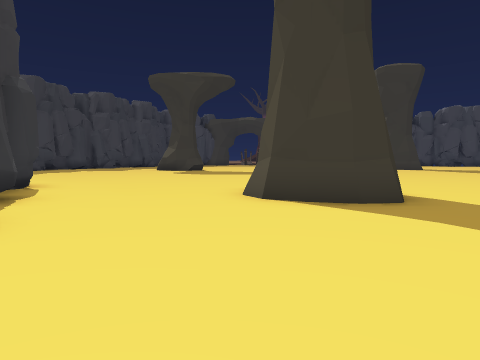
[1] (above)

19 first-person views from a walk through a scene from a Unity 3-D project. The camera is 1.3 m above the floor, tilts 4° down and sees 75° across. The floor is counted in squares, 2 m on a side. Each view is taken from the middle of a square. On the plan, view 1 faces up. The plan holds only what a view shows up to about 10 squares ahead; the rest is blank. The place goes on beyond the plan. Some surface patterns are stand-ins.

[2]
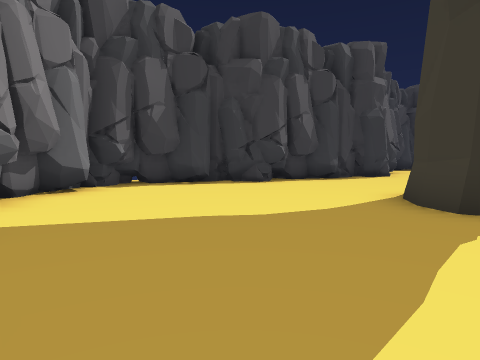

[3]
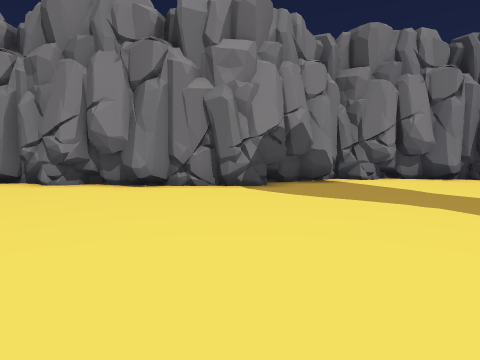

[4]
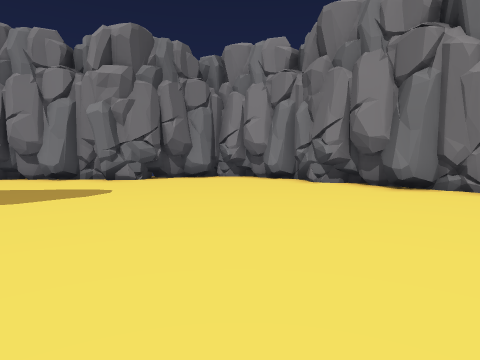

[5]
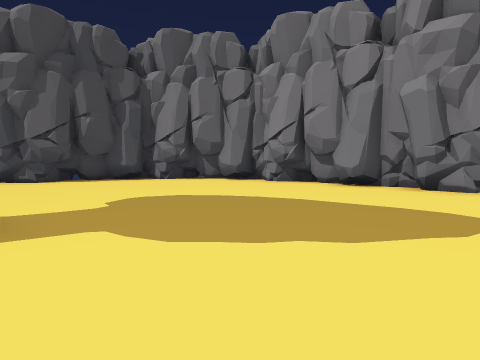

[6]
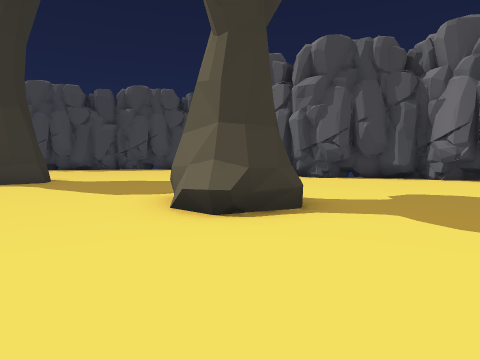

[7]
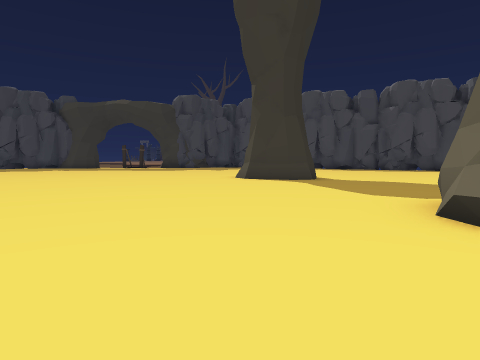

[8]
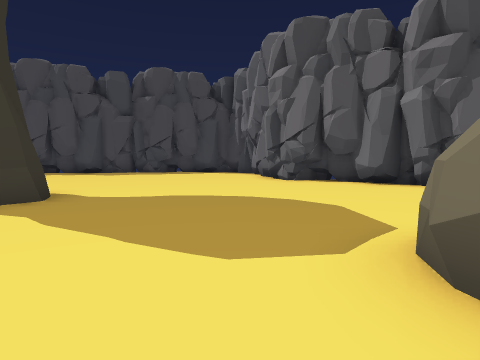

[9]
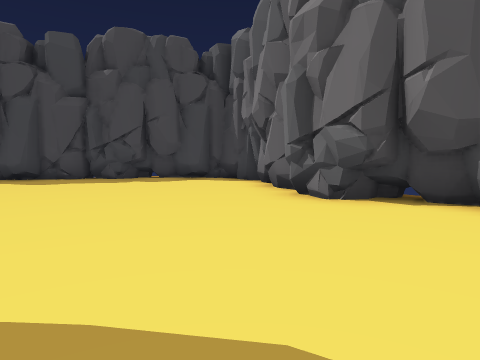

[10]
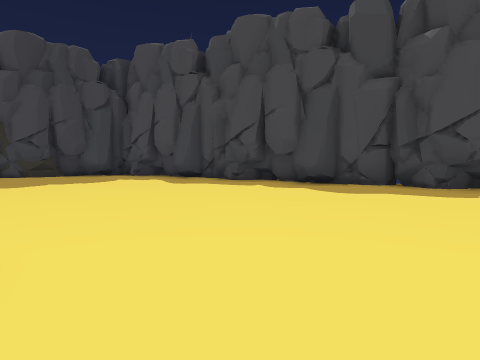

[11]
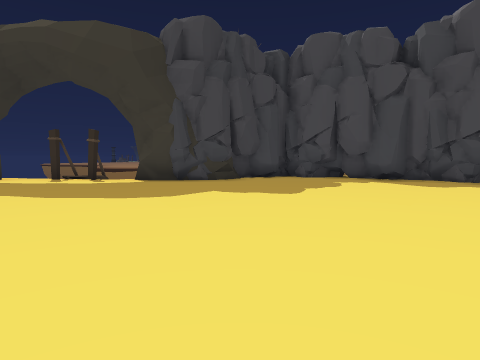

[12]
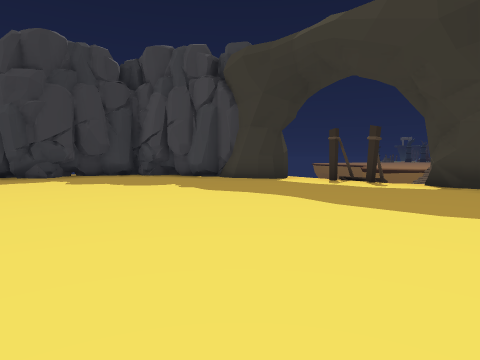

[13]
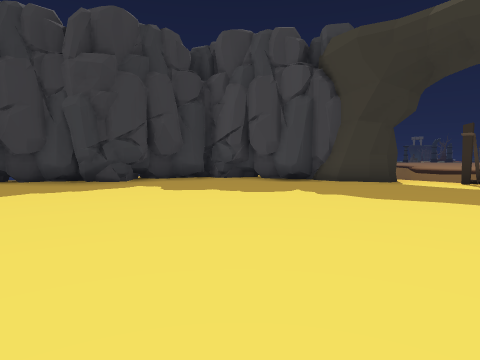

[14]
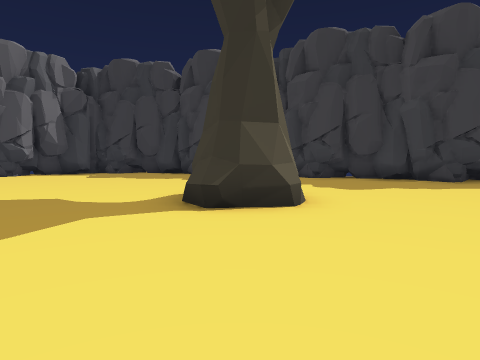

[15]
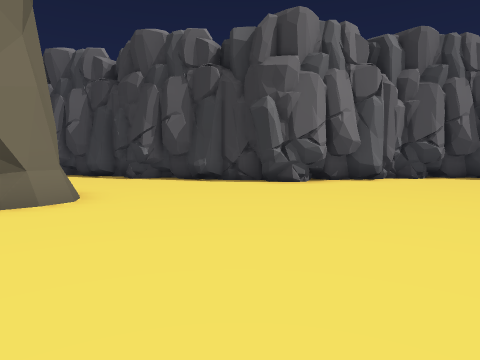

[16]
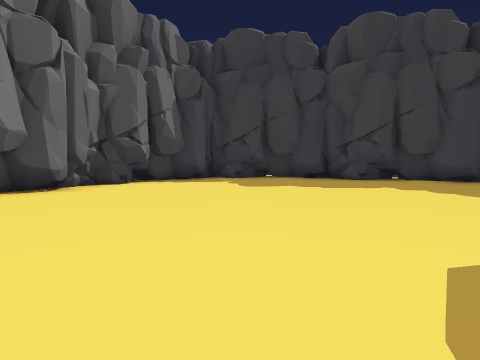

[17]
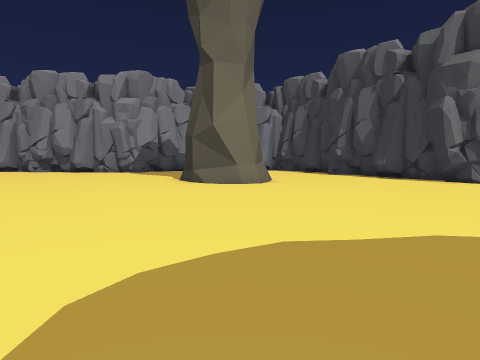

[18]
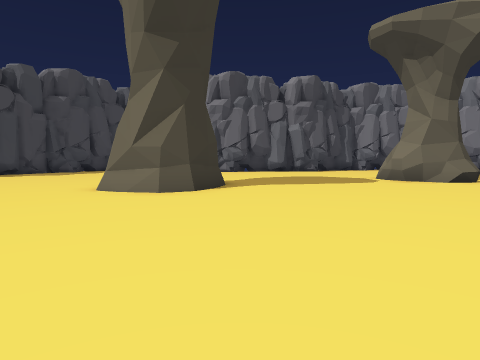

[19]
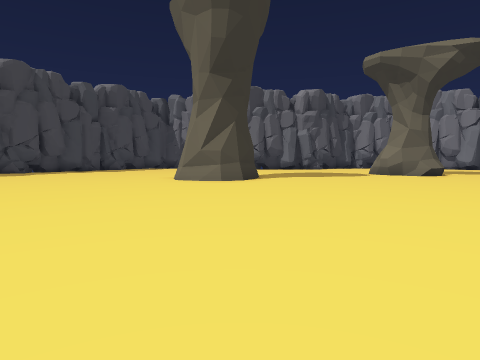

### Floor plan
Key: @ floor where view 1 was taken; # wall or solid block; . floor; / step, stairs or slope.
Columns run from 11 left of view 1 to 19 right of it. Each row starts with its distance up from view 1.
 29           ..##  ###.##
 28          ##.#####....###
 27       ####.............###
 26      ##..................###
 25      #.....................##
 24     ##......................##
 23     ##.......................##
 22     #.........................#
 21    ##.........................#
 20    #................//.......##
 19    #...............## .......#
 18  ##   ..............##......##
 17  #...   ##..................##
 16  #..........................##
 15 ##..........................##
 14 #...........................##
 13 #............................#
 12 #.....................##.....##
 11 #.....................##......#
 10 ##............................#
  9  ##...........................#
  8   ###.........................#
  7     ###.....#................##
  6       #.....##..............##
  5       ##....##..............#
  4        #..................###
  3        ##.................#
  2         #.................
  1         ##.......#.#.....
  0          #.@....#########
 -1          ###...##
 -2           ######

Positions as (right, up) in squares from view 1, and headings:
1: (0, 0), facing up
2: (6, 2), facing left
3: (6, 8), facing down
4: (6, 8), facing down-right
5: (9, 8), facing right
6: (8, 8), facing up-right
7: (8, 8), facing up
8: (9, 12), facing up-right
9: (12, 15), facing up-right
10: (12, 18), facing up
11: (6, 19), facing up
12: (5, 20), facing up-left
13: (2, 19), facing up-left
14: (2, 17), facing left
15: (2, 12), facing down-left
16: (-1, 12), facing left
17: (1, 15), facing down
18: (2, 17), facing right
19: (-1, 18), facing right
